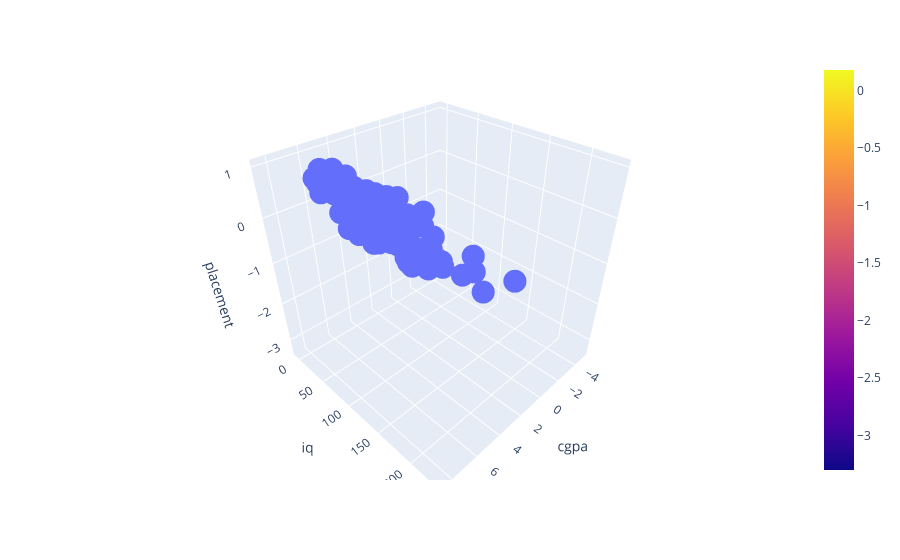

Notebook code cell kept with this figure:
### Code cell
fig = px.scatter_3d(df, x='cgpa', y='iq', z='placement')

fig.add_trace(go.Surface(x = x, y = y, z =z ))

fig.show()
